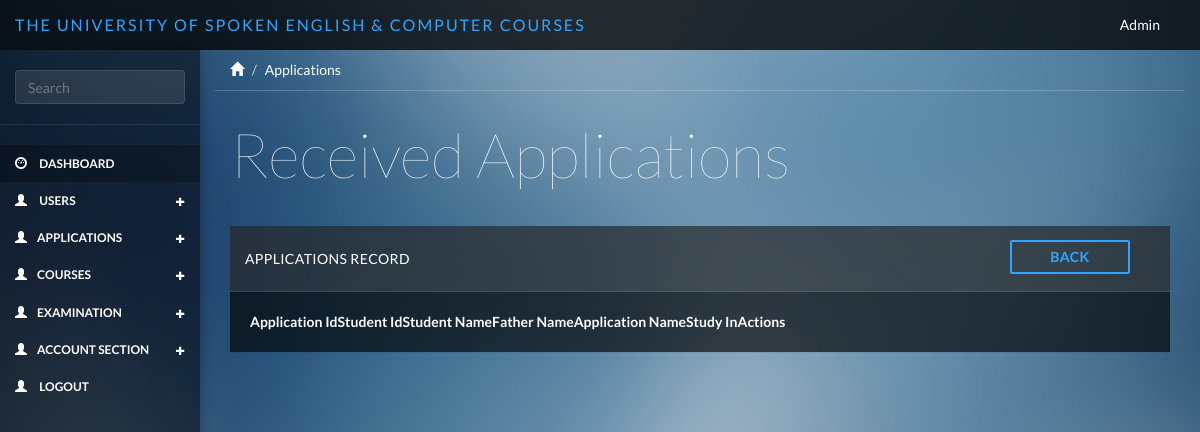
Before: /applications/applications_views with the older database file.
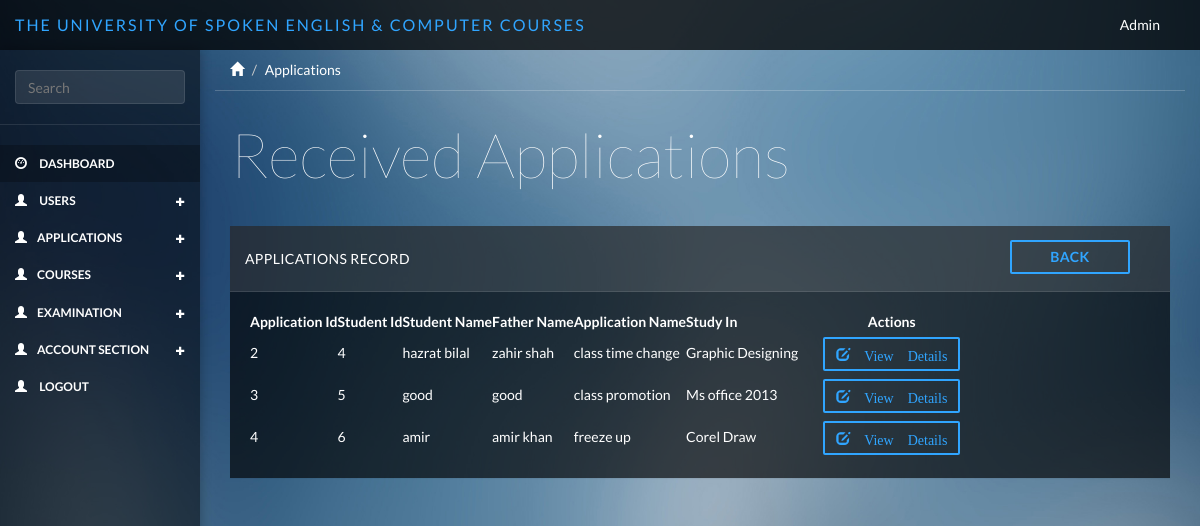
After: the same page with the newer database file.
### tables this page shows
CREATE TABLE IF NOT EXISTS `applications` (
  `app_id` int(11) NOT NULL AUTO_INCREMENT,
  `fkuser_id` int(11) NOT NULL,
  `app_to` varchar(255) NOT NULL,
  `application_name` varchar(255) NOT NULL,
  `app_director` varchar(255) NOT NULL,
  `subject_line` varchar(255) NOT NULL,
  `app_text` varchar(255) NOT NULL,
  `yours_obediently` varchar(255) NOT NULL,
  `series` varchar(255) NOT NULL,
  `created_at` varchar(255) NOT NULL,
  `updated_at` varchar(255) NOT NULL,
  `created_by` varchar(255) NOT NULL,
  PRIMARY KEY (`app_id`)
);

CREATE TABLE IF NOT EXISTS `users` (
  `u_id` int(11) NOT NULL AUTO_INCREMENT,
  `name` varchar(255) NOT NULL,
  `f_name` varchar(255) NOT NULL,
  `age` varchar(255) NOT NULL,
  `contact` varchar(255) NOT NULL,
  `country_id` varchar(255) NOT NULL,
  `province_id` varchar(255) NOT NULL,
  `city_id` varchar(255) NOT NULL,
  `address` varchar(255) NOT NULL,
  `email` varchar(255) NOT NULL,
  `password` varchar(500) NOT NULL,
  `role` varchar(255) NOT NULL,
  `description` varchar(255) NOT NULL,
  `created_at` varchar(255) NOT NULL,
  `updated_at` varchar(255) NOT NULL,
  `created_by` varchar(255) NOT NULL,
  PRIMARY KEY (`u_id`)
);

CREATE TABLE IF NOT EXISTS `course_sub_category` (
  `course_c_s_id` int(11) NOT NULL AUTO_INCREMENT,
  `fk_course_c_id` int(255) NOT NULL,
  `subject_title` varchar(255) NOT NULL,
  `subject_duration` varchar(255) NOT NULL,
  `subject_fee` varchar(255) NOT NULL,
  PRIMARY KEY (`course_c_s_id`)
);

### application/controllers/Applications.php (called while the page is built, shortened)
<?php
class Applications extends CI_Controller {
     public function applications_views(){
        $this->db->select('*');
        $this->db->from('applications');
        $this->db->join('users','users.u_id = applications.fkuser_id');
        $this->db->join('course_sub_category','course_sub_category. course_c_s_id = applications.series');
        $query = $this->db->get();
        $result['result'] = $query->result();
        $this->load->view('include/header');
        $this->load->view('include/sidebar');
        $this->load->view('applications/applications_view',$result);
        $this->load->view('include/footer');
    }
}

### index.php (called while the page is built, shortened)
<?php
require_once BASEPATH.'core/CodeIgniter.php';

### application/views/applications/applications_view.php (the view)
<div class="col-sm-9 col-sm-offset-3 col-lg-10 col-lg-offset-2 main">
    <div class="row">
        <ol class="breadcrumb">
            <li><a href="#"><span class="glyphicon glyphicon-home"></span></a></li>
            <li class="active">Applications </li>
        </ol>
    </div>
    <div class="row">
        <div class="col-lg-12">
            <h1 class="page-header">Received Applications</h1>
        </div>
    </div>
    <div class="row">
        <div class="col-lg-12">
            <div class="panel panel-default">
                <div  class="panel-heading">Applications Record
                <a href="<?= site_url()?>admin/index" type="button" style="position: relative;width: 120px; " class="btn btn-primary btn-outline margin  pull-right"><b>Back</b></a>
                </div>
                <div class="panel-body">
                    <table data-toggle="table" data-show-refresh="true" data-search="true" data-select-item-name="toolbar1" data-pagination="true" data-sort-name="name" data-sort-order="desc">
                        <thead>
                        <tr>
                            <th  data-sortable="true"><b>Application Id</b></th>
                            <th  data-sortable="true"><b>Student Id</b></th>
                            <th  data-sortable="true"><b>Student Name</b></th>
                            <th  data-sortable="true"><b>Father Name</b></th>
                            <th  data-sortable="true"><b>Application Name</b></th>
                            <th  data-sortable="true"><b>Study In</b></th>
                            <th  colspan="2" class="text-center"><b>Actions</b></th>
                        </tr>
                        </thead>
                        <tbody>
                            <?php foreach ($result  as $array) {?>
                             <tr>
                                 <td><?=$array->app_id?></td>
                                 <td><?=$array->fkuser_id?></td>
                                 <td><?=$array->name?></td>
                                 <td><?=$array->f_name?></td>
                                 <td><?=$array->application_name?></td>
                                 <td><?=$array->subject_title?></td>
                                 <td>
                                     <a href="<?= site_url()?>applications/application_detailview/<?= $array->app_id ?>" type="button" class="btn btn-primary glyphicon glyphicon-edit btn-outline margin"> View Details</a>
                                 </td>
                             </tr>
                            <?php }?>
                        </tbody>
                    </table>
                </div>
            </div>
        </div>
    </div>
</div>

### application/views/include/header.php (shortened to what this page needs)
<!DOCTYPE html>
<html>
<head>
    <link href="<?=base_url()?>public/css/bootstrap.min.css" rel="stylesheet">
    <link href="<?=base_url()?>public/css/datepicker3.css" rel="stylesheet">
    <link href="<?=base_url()?>public/css/styles.css" rel="stylesheet">
</head>
<body>
<nav class="navbar navbar-inverse navbar-fixed-top" role="navigation">
    <div class="container-fluid">
        <div class="navbar-header">
            <a class="navbar-brand" href="#"><span>The University of Spoken English & Computer Courses</span></a>
            <ul class="nav navbar-top-links navbar-right">
                <li class="dropdown">
                    <a class="dropdown-toggle count-info" data-toggle="dropdown" href="#">
                       Admin
                    </a>
                </li>
            </ul>
        </div>
    </div>
</nav>

### application/views/include/sidebar.php (shortened to what this page needs)
<div id="sidebar-collapse" class="col-sm-3 col-lg-2 sidebar">
    <form role="search">
        <div class="form-group">
            <input type="text" class="form-control" placeholder="Search">
        </div>
    </form>
    <ul class="nav menu">
        <li class="active"><a href="<?= site_url()?>home"><span class="glyphicon glyphicon-dashboard"></span> Dashboard</a></li>
        <li class="parent ">
            <a href="#">
                <span class="glyphicon glyphicon-user"></span> Users <span data-toggle="collapse" href="#sub-item-1" class="icon pull-right"><em class="glyphicon glyphicon-s glyphicon-plus"></em></span>
            </a>
            <a href="#">
                <span class="glyphicon glyphicon-user"></span>Applications<span data-toggle="collapse" href="#sub-item-2" class="icon pull-right"><em class="glyphicon glyphicon-s glyphicon-plus"></em></span>
            </a>
             <a href="#">
                <span class="glyphicon glyphicon-user"></span>Courses<span data-toggle="collapse" href="#sub-item-3" class="icon pull-right"><em class="glyphicon glyphicon-s glyphicon-plus"></em></span>
              </a>
            <a href="#">
                <span class="glyphicon glyphicon-user"></span>Examination<span data-toggle="collapse" href="#sub-item-4" class="icon pull-right"><em class="glyphicon glyphicon-s glyphicon-plus"></em></span>
              </a>
            <a href="#">
                <span class="glyphicon glyphicon-user"></span>Account Section<span data-toggle="collapse" href="#sub-item-5" class="icon pull-right"><em class="glyphicon glyphicon-s glyphicon-plus"></em></span>
            </a>
        </li>
        <li>
            <a href="<?= site_url()?>home">
                <span class="glyphicon glyphicon-user"></span> Logout
            </a>
        </li>
    </ul>
</div>

### application/views/include/footer.php (shortened to what this page needs)
</body>
</html>

### public/css/styles.css (style rules this page uses)
body { background-color: #444; background-image: url(../bg/blurred-background-1.jpg); background-size: cover; -webkit-background-size: cover; -moz-background-size: cover; -o-background-size: cover; font-family: 'Lato'; padding-top: 50px; color: #fff; }
.row { margin: 0; }
.panel-body { padding: 20px; }
.main { padding-bottom: 20px; }
a, a:hover, a:focus { color: #fff; }
h1, h2, h3, h4, h5, h6 { color: #fff; }
h1 { font-weight: 100; font-size: 62px; }
.glyphicon-s { font-size: 0.75em; }
.form-control { border: 1px solid rgba(255, 255, 255, .1); box-shadow: none; background: rgba(255, 255, 255, .1); }
.navbar-header .navbar-brand { color: #fff; font-size: 16px; text-transform: uppercase; font-weight: 500; letter-spacing: 2px; }
.navbar-header .navbar-brand span { color: #30a5ff; }
.dropdown { background: rgba(255, 255, 255, .1); background: none; float: left; margin: 5px; }
.navbar-top-links li:last-child { margin-right: 10px; }
.margin { margin: 4px 25px; }
.btn-primary, .btn-primary:hover, .btn-primary:focus, .btn-primary:active, .btn-primary.active, .open > .dropdown-toggle.btn-primary, .btn-primary.disabled, .btn-primary[disabled], fieldset[disabled] .btn-primary, .btn-primary.disabled:hover, .btn-primary[disabled]:hover, fieldset[disabled] .btn-primary:hover, .btn-primary.disabled:focus, .btn-primary[disabled]:focus, fieldset[disabled] .btn-primary:focus, .btn-primary.disabled:active, .btn-primary[disabled]:active, fieldset[disabled] .btn-primary:active, .btn-primary.disabled.active, .btn-primary[disabled].active, fieldset[disabled] .btn-primary.active { background-color: #30a5ff; border-color: #30a5ff; }
.btn { border-radius: 2px; }
.btn-outline { background: none; border-width: 2px; padding: 5px 11px; }
.btn-outline.btn-primary { color: #30a5ff; }
.panel { border: 0; background: #333; background: rgba(0, 0, 0, .65); border-radius: 0; margin-top: -1px; }
.panel-heading { font-size: 18px; font-weight: 300; letter-spacing: 0.025em; height: 66px; line-height: 45px; border-radius: 0; }
.panel-default .panel-heading { background: #444; background: rgba(255, 255, 255, .1); border-bottom: 1px solid rgba(255, 255, 255, .1); color: #fff; text-transform: uppercase; font-size: 14px; font-weight: 500; }
.navbar { border: 0; background: rgba(0, 0, 0, .75); }
.sidebar { display: block; background-color: #333; background: rgba(0, 0, 0, .5); padding: 0; display: none; }
.sidebar form { padding: 20px 15px 5px 15px; margin-bottom: 20px; border-bottom: 1px solid rgba(255, 255, 255, .1); }
.sidebar ul.nav { text-transform: uppercase; font-size: 12px; font-weight: 700; }
@media (min-width: 768px) { .sidebar { display: block; position: fixed; top: 50px; bottom: 0; left: 0; z-index: 1000; display: block; margin: 0; padding: 0; overflow-x: hidden; overflow-y: auto; box-shadow: 1px 0px 10px rgba(0, 0, 0, .25); } }
@media (min-width: 768px) { .navbar-header { width: 100%; } }
.sidebar ul.nav .active a, .sidebar ul.nav li.parent a.active, .sidebar ul.nav .active > a:hover, .sidebar ul.nav li.parent a.active:hover, .sidebar ul.nav .active > a:focus, .sidebar ul.nav li.parent a.active:focus { color: #fff; background-color: rgba(0, 0, 0, 0.25); }
.sidebar span.glyphicon { margin-right: 10px; }
.breadcrumb { border-radius: 0; padding: 10px 15px; background: none; box-shadow: 0 1px 0px rgba(255, 255, 255, .2); margin: 0 ; }
.breadcrumb li { color: #fff; }
.breadcrumb .active { color: #fff; }
h1.page-header { margin-top: 30px; margin-bottom: 30px; border-bottom: 0; color: #fff; }

Changed rows visible on the page:
added applications: app_id "2", fkuser "4", fkuser.name "hazrat bilal", fkuser.f_name "zahir shah", application_name "class time change", course_sub_category.subject_title "Graphic Designing"
added applications: app_id "3", fkuser "5", fkuser.name "good", fkuser.f_name "good", application_name "class promotion", course_sub_category.subject_title "Ms office 2013"
added applications: app_id "4", fkuser "6", fkuser.name "amir", fkuser.f_name "amir khan", application_name "freeze up", course_sub_category.subject_title "Corel Draw"
